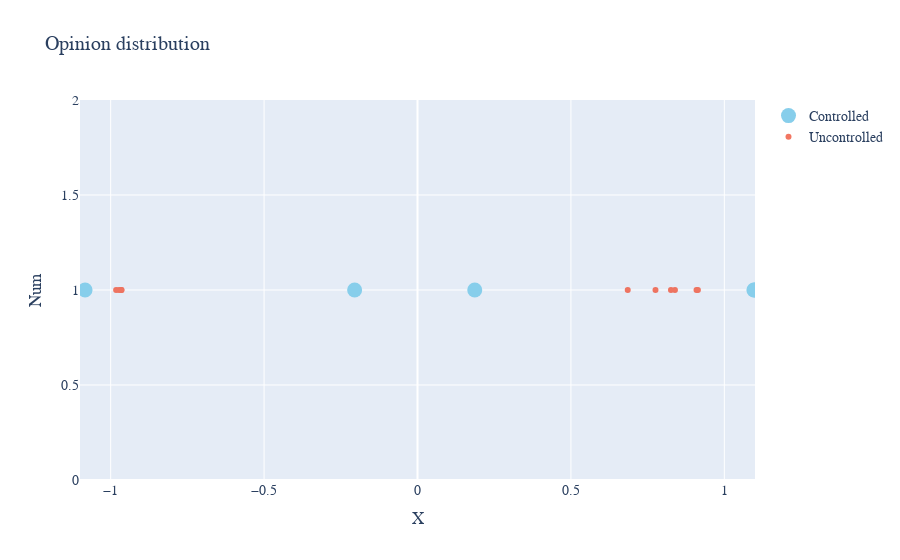

Notebook cell for this chart:
### Code cell
fig = make_subplots(rows=1, cols=1)
fig.add_trace(go.Scatter(x=c_xs[:, -1].flatten(), y=np.ones(eq.var_dim-1),
                         mode='markers',
                         name="Controlled", marker=dict(color='SkyBlue', size=15)), row=1, col=1)
fig.add_trace(go.Scatter(x=uc_xs[:, -1].flatten(), y=np.ones(eq.var_dim-1),
                         mode='markers',
                         name="Uncontrolled", opacity=0.8), row=1, col=1)
fig.update_layout(
    title="Opinion distribution",
    xaxis_title="X",
    yaxis_title="Num",
    xaxis_range=[-1.1,1.1],
    font=dict(
        family="Courier New, monospace",
        size=14
    )
)
fig.show()

### Figure 1 — Plotly figure (JSON) as saved in the notebook; plotly's stock layout.template omitted (floating-point values rounded to 4 significant figures)
{"data": [{"marker": {"color": "SkyBlue", "size": 15}, "mode": "markers", "name": "Controlled", "type": "scatter", "x": [-1.084, -1.443, -1.956, -1.582, -0.2049, 1.178, 1.096, 1.099, -1.759, 0.1866], "xaxis": "x", "y": [1, 1, 1, 1, 1, 1, 1, 1, 1, 1], "yaxis": "y"}, {"mode": "markers", "name": "Uncontrolled", "opacity": 0.8, "type": "scatter", "x": [-0.9647, -0.9728, -0.9654, -0.9823, 0.8391, 0.6852, 0.8261, 0.7756, 0.9094, 0.9139], "xaxis": "x", "y": [1, 1, 1, 1, 1, 1, 1, 1, 1, 1], "yaxis": "y"}], "layout": {"font": {"family": "Courier New, monospace", "size": 14}, "title": {"text": "Opinion distribution"}, "xaxis": {"anchor": "y", "domain": [0, 1], "range": [-1.1, 1.1], "title": {"text": "X"}}, "yaxis": {"anchor": "x", "domain": [0, 1], "title": {"text": "Num"}}}}
